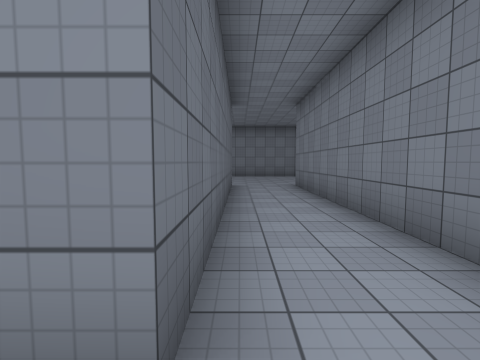
View 1 (above)

17 first-person views from a walk through a 3-D level made in the Unity game engine. The camera is 1.5 m above the floor, tilts 4° down and sees 85° across. The floor is counted in squares, 2 m on a side. Each view is taken from the middle of a square. On the plan, view 1 faces up. The plan holds only what a view shows up to about 9 squares ahead; the rest is blank. The player character is not drawn. Surface patterns are stand-ins for the level's own textures.

View 2
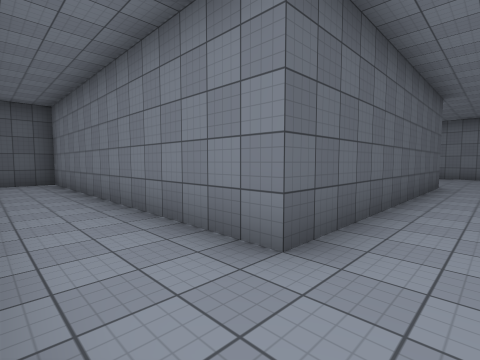

View 3
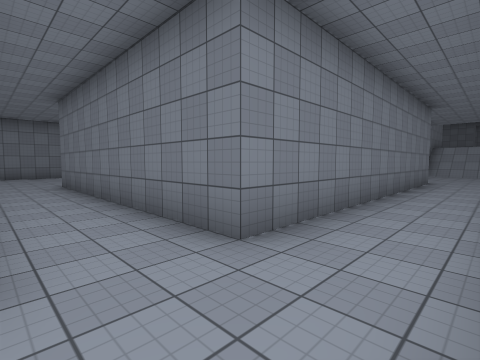

View 4
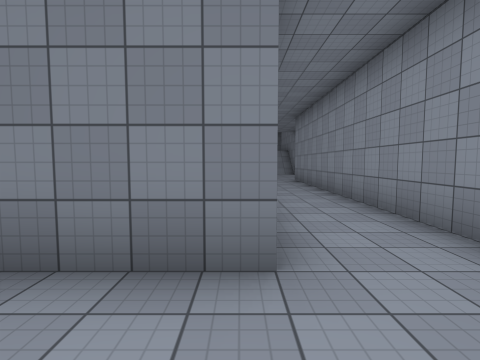

View 5
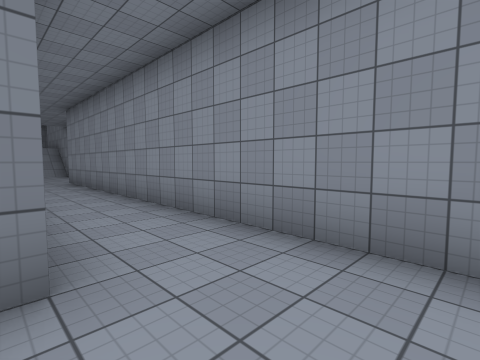

View 6
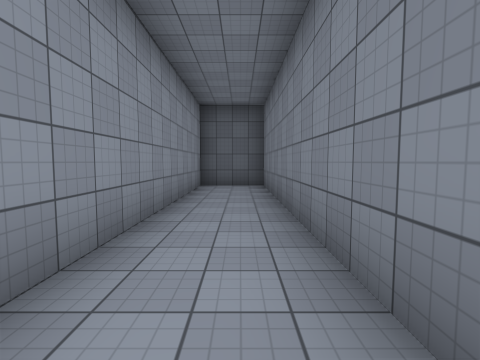

View 7
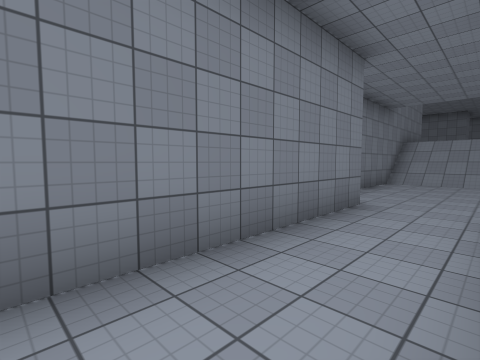

View 8
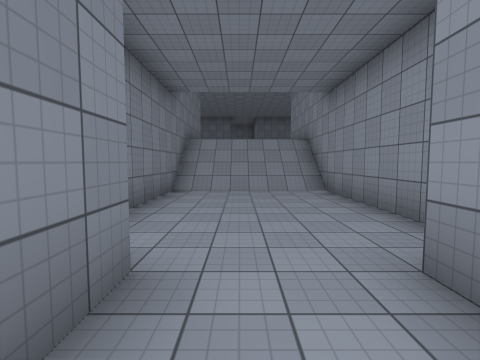

View 9
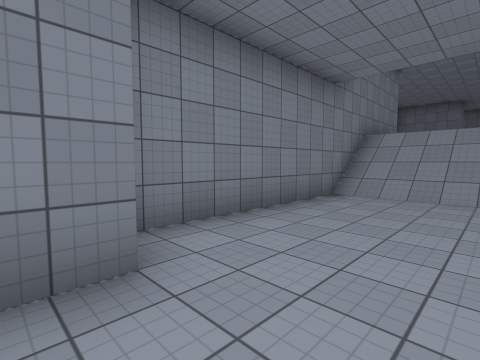

View 10
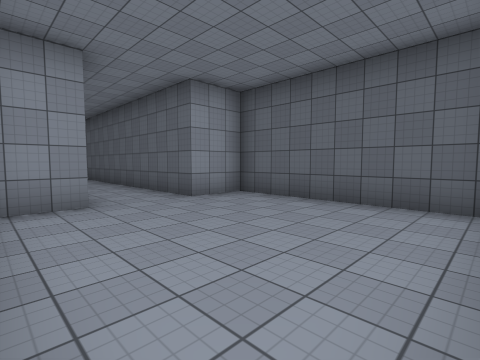

View 11
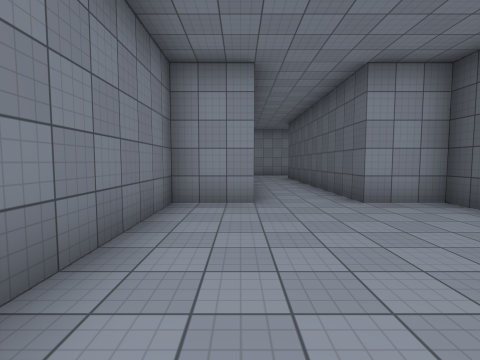

View 12
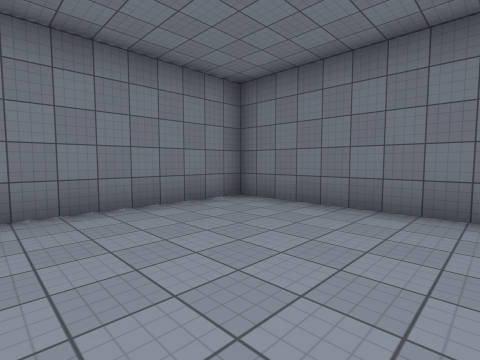

View 13
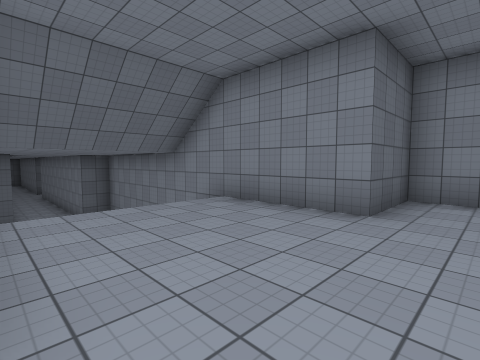

View 14
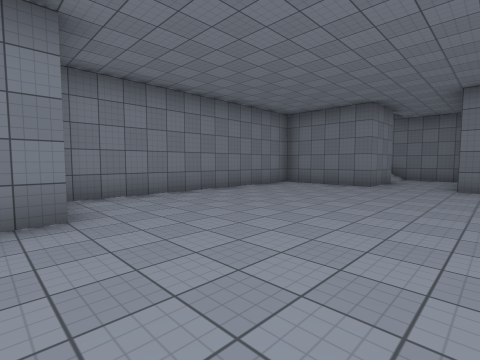

View 15
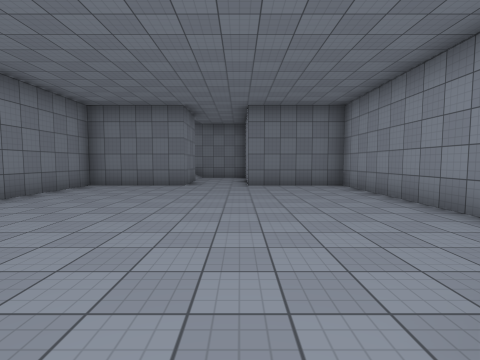

View 16
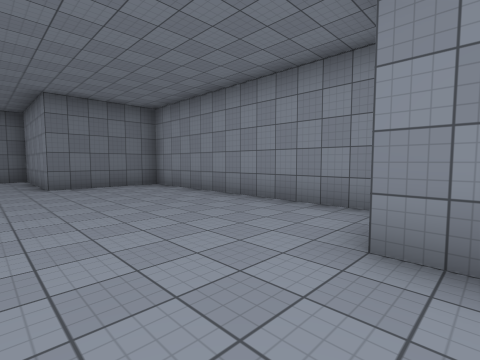

View 17
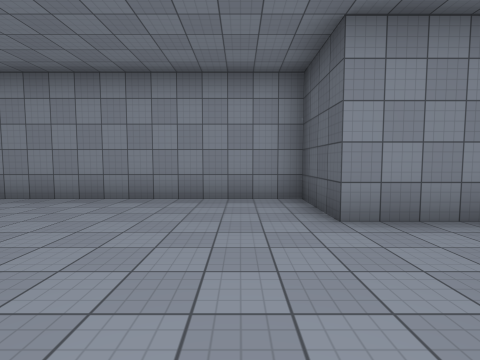

### Floor plan
Key: @ floor where view 1 was taken; # wall or solid block; . main floor; : floor 3 m higher than the main floor; / step, stairs or slope.
Columns run from 10 left of view 1 to 31 right of it. Each row starts with its distance up from view 1.
 14         #######
 13         #.....#
 12         #.....#
 11         #.....#
 10         #.....#
  9         #.....#
  8         ##..###
  7          #..#
  6          #..#
  5          #..#
  4          #..#                 ##########
  3          #..#                 #::::::::#
  2          #..#       ###########::::::::#
  1 ##########..#########.....//:::::::::::##
  0 #.........@...............//:::::::::::::
 -1 #.........................//::::::::::::::
 -2 #####################.....//:::::::::::###
 -3                       #########::::::::#
 -4                               #::::::::#
 -5                               ##########

Positions as (right, up) in squares from view 1, and headings:
1: (0, 0), facing up
2: (1, -1), facing up-left
3: (0, -1), facing up-right
4: (0, 1), facing right
5: (0, 1), facing down-right
6: (-1, 0), facing left
7: (6, -1), facing up-right
8: (9, 0), facing right
9: (10, -1), facing up-right
10: (3, 13), facing down-left
11: (2, 13), facing down
12: (-1, 9), facing up-right
13: (22, -2), facing up-left
14: (20, -2), facing up-right
15: (20, -1), facing right
16: (20, 0), facing down-right
17: (22, 1), facing down
